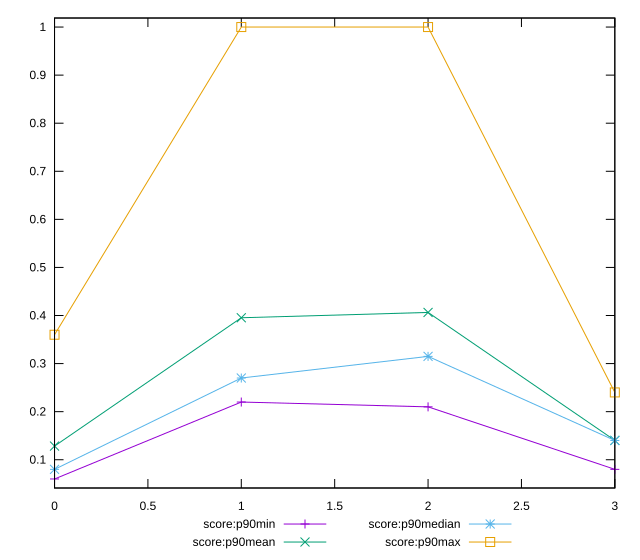

gnuplot code for this plot:
reset

$scoreP90Min <<EOF
0 0.06
1 0.22
2 0.21
3 0.08
EOF

$scoreP90Mean <<EOF
0 0.128404255319149
1 0.39531914893617026
2 0.40638297872340423
3 0.14021276595744678
EOF

$scoreP90Median <<EOF
0 0.08
1 0.27
2 0.315
3 0.14
EOF

$scoreP90Max <<EOF
0 0.36
1 1
2 1
3 0.24
EOF

set key outside below
set xrange [0:3]
set yrange [0.0412:1.0188]
set trange [0.0412:1.0188]
set terminal svg size 640, 560 enhanced background rgb 'white'
set output "reports/report_00028_2021-02-24T12-49-42.674Z/unused-javascript/progression/score.svg"

plot $scoreP90Min title "score:p90min" with linespoints, \
     $scoreP90Mean title "score:p90mean" with linespoints, \
     $scoreP90Median title "score:p90median" with linespoints, \
     $scoreP90Max title "score:p90max" with linespoints

reset
